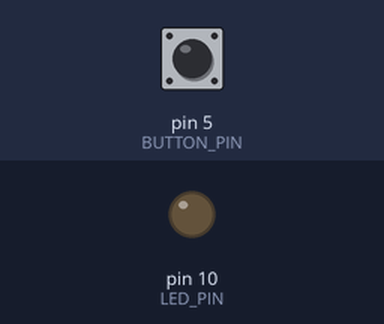
Recording of a sketch running on a simulated Arduino Uno, built with avr-gcc and run on an emulated ATmega328P. Shown: output pins drawn as LEDs (lit = HIGH). The test bench sets the inputs (shaded band); at power-on: pin 5 (BUTTON_PIN) LOW.

Above: at 1.2 s.
1.3 s: pin 5 (BUTTON_PIN) pulled HIGH for 0.15 s
At 1.37 s:
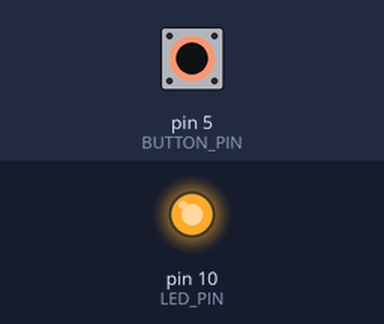
2.9 s: pin 5 (BUTTON_PIN) pulled HIGH for 3.2 s
At 7.4 s:
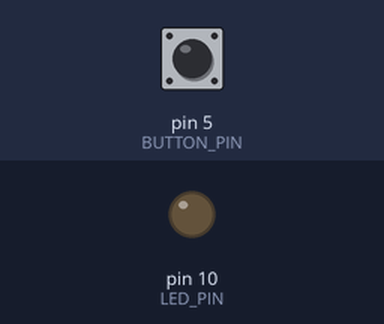
Timing chart, 0 to 8.9 s (numbered marks = the images above; inputs shaded):
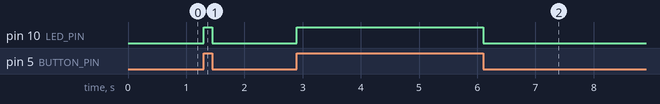

Measured:
- after the input at 1.3 s, pin 10 (LED_PIN): LOW → HIGH at once, → LOW 0.15 s later
- after the input at 2.9 s, pin 10 (LED_PIN): LOW → HIGH at once, → LOW 3.2 s later

The sketch:

M02A01.ino
```cpp
const int LED_PIN = 10;
const int BUTTON_PIN = 5;

int buttonValue = LOW;

void setup() {
  pinMode(LED_PIN, OUTPUT);
  pinMode(BUTTON_PIN, INPUT);
}

void loop() {
  buttonValue = digitalRead(BUTTON_PIN);
  digitalWrite(LED_PIN, buttonValue);
}
```
